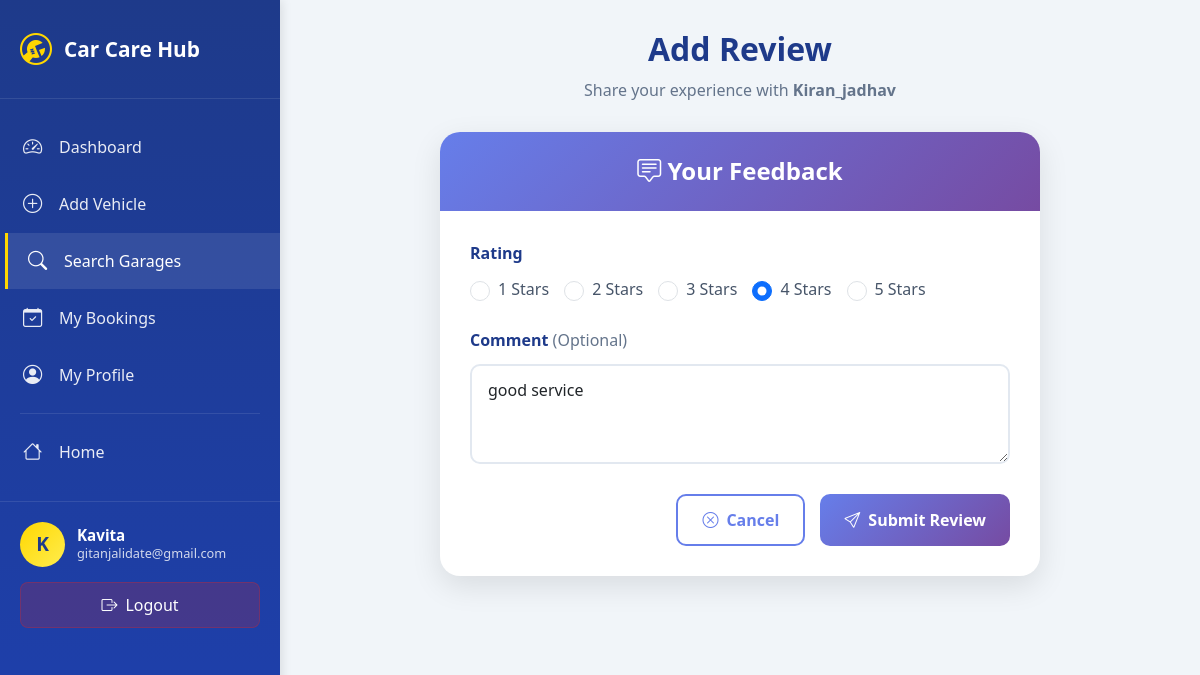
The page /customers/garage/1/review/ (signed in) on the database its author committed.
### accounts/models.py (models this page shows, shortened)
class UserProfile(AbstractUser):
    ROLE_CUSTOMER = 'customer'
    ROLE_GARAGE = 'garage'
    ROLE_CHOICES = [
        (ROLE_CUSTOMER, 'Customer'),
        (ROLE_GARAGE, 'Garage'),
    ]
    role = models.CharField(max_length=15, choices=ROLE_CHOICES, default=ROLE_CUSTOMER)
    phone = models.CharField(max_length=20, blank=True)
    address = models.TextField(blank=True)
    is_email_verified = models.BooleanField(default=False)
    otp_code = models.CharField(max_length=6, blank=True, null=True)
    otp_expires_at = models.DateTimeField(blank=True, null=True)

### garage/models.py (models this page shows, shortened)
class Garage(models.Model):
    user = models.OneToOneField(User, on_delete=models.CASCADE, related_name='garage_profile')
    name = models.CharField(max_length=150)
    phone = models.CharField(max_length=15)
    address = models.TextField()
    city = models.CharField(max_length=100)
    state = models.CharField(max_length=100)
    pincode = models.CharField(max_length=10)
    description = models.TextField(blank=True)
    image = models.ImageField(upload_to='garages/', blank=True, null=True)
    rating = models.DecimalField(max_digits=3, decimal_places=1, default=0.0)
    approved = models.BooleanField(default=True)
    created_at = models.DateTimeField(auto_now_add=True)
    updated_at = models.DateTimeField(auto_now=True)

### customers/models.py (models this page shows, shortened)
class Review(models.Model):
    customer = models.ForeignKey(User, on_delete=models.CASCADE, related_name='reviews')
    garage = models.ForeignKey(Garage, on_delete=models.CASCADE, related_name='reviews')
    booking = models.ForeignKey('bookings.Booking', on_delete=models.SET_NULL, null=True, blank=True)  # ✅ fixed here
    rating = models.PositiveIntegerField(default=5)
    comment = models.TextField(blank=True)
    date = models.DateTimeField(auto_now_add=True)
    class Meta:
        unique_together = ('customer', 'garage')
        ordering = ['-date']

### customers/views.py (the view)
# urls.py: path('garage/<int:garage_id>/review/', views.add_review, name='add_review'),
@login_required
def add_review(request, garage_id):
    garage = get_object_or_404(Garage, id=garage_id)
    existing_review = Review.objects.filter(customer=request.user, garage=garage).first()
    if request.method == 'POST':
        form = ReviewForm(request.POST, instance=existing_review)  # update if exists
        if form.is_valid():
            review = form.save(commit=False)
            review.customer = request.user
            review.garage = garage
            review.save()
            messages.success(request, 'Thank you for your feedback!')
            return redirect('customers:garage_detail', garage_id=garage.id)
    else:
        form = ReviewForm(instance=existing_review)
    return render(request, 'customers/add_review.html', {'form': form, 'garage': garage})

### customers/forms.py
class ReviewForm(forms.ModelForm):
    RATING_CHOICES = [(i, f"{i} Stars") for i in range(1, 6)]
    rating = forms.ChoiceField(
        choices=RATING_CHOICES,
        widget=forms.RadioSelect(attrs={'class': 'form-check-input'}),
        label='Rating'
    )
    class Meta:
        model = Review
        fields = ['rating', 'comment']
        widgets = {
            'comment': forms.Textarea(attrs={'rows': 3, 'class': 'form-control', 'placeholder': 'Write your feedback...'}),
        }

### customers/templates/customers/add_review.html (shortened to what this page needs)
<!DOCTYPE html>
{% load static %}
<html lang="en">
<head>
    <link href="https://cdn.jsdelivr.net/npm/bootstrap@5.3.0/dist/css/bootstrap.min.css" rel="stylesheet">
    <link rel="stylesheet" href="https://cdn.jsdelivr.net/npm/bootstrap-icons@1.11.0/font/bootstrap-icons.css">
</head>
<body>
    <div class="wrapper">
        {% include 'customers/_sidebar.html' %}
        <main class="main-content">
            <div class="review-container">
                <div class="page-header">
                    <h2>Add Review</h2>
                    <p>Share your experience with <strong>{{ garage.name }}</strong></p>
                </div>
                <div class="review-card">
                    <div class="review-header">
                        <h3>
                            <i class="bi bi-chat-square-text"></i>
                            Your Feedback
                        </h3>
                    </div>
                    <div class="review-body">
                        <form method="post" novalidate>
                            <div class="form-group">
                                <label class="form-label">{{ form.rating.label }}</label>
                                <div class="rating-group">
                                    {% for radio in form.rating %}
                                    <div class="form-check">
                                        {{ radio.tag }}
                                        <label class="form-check-label">{{ radio.choice_label }}</label>
                                    </div>
                                    {% endfor %}
                                </div>
                            </div>
                            <div class="form-group">
                                <label for="{{ form.comment.id_for_label }}" class="form-label">
                                    {{ form.comment.label }} <span style="color: #64748b; font-weight: 400;">(Optional)</span>
                                </label>
                                {{ form.comment }}
                            </div>
                            <div class="button-group">
                                <a href="{% url 'customers:garage_detail' garage.id %}" class="btn btn-secondary">
                                    <i class="bi bi-x-circle"></i>
                                    Cancel
                                </a>
                                <button type="submit" class="btn btn-primary">
                                    <i class="bi bi-send"></i>
                                    Submit Review
                                </button>
                            </div>
                        </form>
                    </div>
                </div>
            </div>
        </main>
    </div>
</body>
</html>

### customers/templates/customers/_sidebar.html (shortened to what this page needs)
<aside class="sidebar" id="sidebar">
    <div class="sidebar-header">
        <i class="bi bi-wrench-adjustable-circle"></i>
        <h3>Car Care Hub</h3>
    </div>
    <nav class="sidebar-menu">
        <a href="{% url 'customers:dashboard' %}" class="menu-item {% if request.resolver_match.url_name == 'dashboard' %}active{% endif %}">
            <i class="bi bi-speedometer2"></i>
            <span>Dashboard</span>
        </a>
        <a href="{% url 'customers:add_vehicle' %}" class="menu-item ">
            <i class="bi bi-plus-circle"></i>
            <span>Add Vehicle</span>
        </a>
        <a href="{% url 'customers:search_garages' %}" class="menu-item {% if 'search' in request.resolver_match.url_name or 'garage_detail' in request.resolver_match.url_name or 'add_review' in request.resolver_match.url_name %}active{% endif %}">
            <i class="bi bi-search"></i>
            <span>Search Garages</span>
        </a>
        <a href="{% url 'customers:booking_history' %}" class="menu-item {% if 'booking_history' in request.resolver_match.url_name %}active{% endif %}">
            <i class="bi bi-calendar-check"></i>
            <span>My Bookings</span>
        </a>
        <a href="{% url 'customers:customer_profile' %}" class="menu-item {% if 'customer_profile' in request.resolver_match.url_name %}active{% endif %}">
            <i class="bi bi-person-circle"></i>
            <span>My Profile</span>
        </a>
        <div class="menu-divider"></div>
        <a href="{% url 'accounts:home' %}" class="menu-item">
            <i class="bi bi-house"></i>
            <span>Home</span>
        </a>
    </nav>
    <div class="user-section">
        <div class="user-info">
            <div class="user-avatar">{{ user.username|first|upper }}</div>
            <div class="user-details">
                <h5>{{ user.get_full_name|default:user.username }}</h5>
                <p>{{ user.email }}</p>
            </div>
        </div>
        <a href="{% url 'accounts:custom_logout' %}" class="logout-btn">
            <i class="bi bi-box-arrow-right"></i>
            <span>Logout</span>
        </a>
    </div>
</aside>

### customers/templates/customers/add_review.html (style rules this page uses)
* { margin: 0; padding: 0; box-sizing: border-box; }
body { font-family: 'Segoe UI', Tahoma, Geneva, Verdana, sans-serif; background: #f1f5f9; overflow-x: hidden; }
.wrapper { display: flex; min-height: 100vh; }
.sidebar { width: 280px; background: linear-gradient(180deg, #1e3a8a 0%, #1e40af 100%); color: white; position: fixed; height: 100vh; overflow-y: auto; transition: all 0.3s ease; z-index: 1000; box-shadow: 2px 0 10px rgba(0, 0, 0, 0.1); }
.sidebar-header { padding: 25px 20px; border-bottom: 1px solid rgba(255, 255, 255, 0.1); display: flex; align-items: center; gap: 12px; }
.sidebar-header i { font-size: 2rem; color: #ffd700; }
.sidebar-header h3 { font-size: 1.3rem; font-weight: 700; margin: 0; }
.sidebar-menu { padding: 20px 0; }
.menu-item { display: flex; align-items: center; gap: 12px; padding: 14px 20px; color: rgba(255, 255, 255, 0.9); text-decoration: none; transition: all 0.3s ease; border-left: 3px solid transparent; }
.menu-item:hover, .menu-item.active { background: rgba(255, 255, 255, 0.1); border-left-color: #ffd700; color: white; transform: translateX(5px); }
.menu-item i { font-size: 1.2rem; width: 24px; }
.menu-divider { height: 1px; background: rgba(255, 255, 255, 0.1); margin: 10px 20px; }
.user-section { padding: 20px; border-top: 1px solid rgba(255, 255, 255, 0.1); margin-top: auto; }
.user-info { display: flex; align-items: center; gap: 12px; margin-bottom: 15px; }
.user-avatar { width: 45px; height: 45px; border-radius: 50%; background: linear-gradient(135deg, #ffd700, #ffed4e); display: flex; align-items: center; justify-content: center; font-weight: 700; color: #1e3a8a; font-size: 1.2rem; }
.user-details h5 { font-size: 0.95rem; margin: 0; font-weight: 600; }
.user-details p { font-size: 0.8rem; margin: 0; opacity: 0.8; }
.logout-btn { width: 100%; padding: 10px; background: rgba(220, 38, 38, 0.2); border: 1px solid rgba(220, 38, 38, 0.3); color: white; border-radius: 8px; text-decoration: none; display: flex; align-items: center; justify-content: center; gap: 8px; transition: all 0.3s ease; }
.main-content { flex: 1; margin-left: 280px; padding: 30px; transition: all 0.3s ease; }
.review-container { max-width: 600px; margin: 0 auto; }
.page-header { text-align: center; margin-bottom: 30px; }
.page-header h2 { font-size: 2rem; font-weight: 700; color: #1e3a8a; margin-bottom: 10px; }
.page-header p { color: #64748b; font-size: 1rem; }
.review-card { background: white; border-radius: 20px; box-shadow: 0 10px 30px rgba(0, 0, 0, 0.1); overflow: hidden; }
.review-header { background: linear-gradient(135deg, #667eea 0%, #764ba2 100%); color: white; padding: 25px 30px; text-align: center; }
.review-header h3 { font-size: 1.5rem; font-weight: 700; margin: 0; }
.review-body { padding: 30px; }
.form-group { margin-bottom: 25px; }
.form-label { display: block; font-weight: 600; color: #1e3a8a; margin-bottom: 12px; font-size: 1rem; }
.rating-group { display: flex; gap: 15px; flex-wrap: wrap; }
.form-check { display: flex; align-items: center; gap: 8px; }
.form-check-input { width: 20px; height: 20px; cursor: pointer; }
.form-check-label { cursor: pointer; font-size: 1rem; color: #475569; }
.form-control { width: 100%; padding: 12px 16px; border: 2px solid #e2e8f0; border-radius: 10px; font-size: 1rem; transition: all 0.3s ease; }
.button-group { display: flex; gap: 15px; justify-content: flex-end; margin-top: 30px; }
.btn { padding: 12px 24px; border-radius: 10px; font-weight: 600; text-decoration: none; display: inline-flex; align-items: center; gap: 8px; transition: all 0.3s ease; border: none; cursor: pointer; font-size: 1rem; }
.btn-primary { background: linear-gradient(135deg, #667eea, #764ba2); color: white; }
.btn-secondary { background: white; color: #667eea; border: 2px solid #667eea; }

### rows shown on the page
UserProfile: username|first "K", get_full_name "Kavita", email "gitanjalidate@gmail.com"
Garage: name "Kiran_jadhav"
Review: comment "good service"

### other values the page prints
{{ radio.choice_label }} "1 Stars" "2 Stars" "3 Stars" "4 Stars" "5 Stars"
